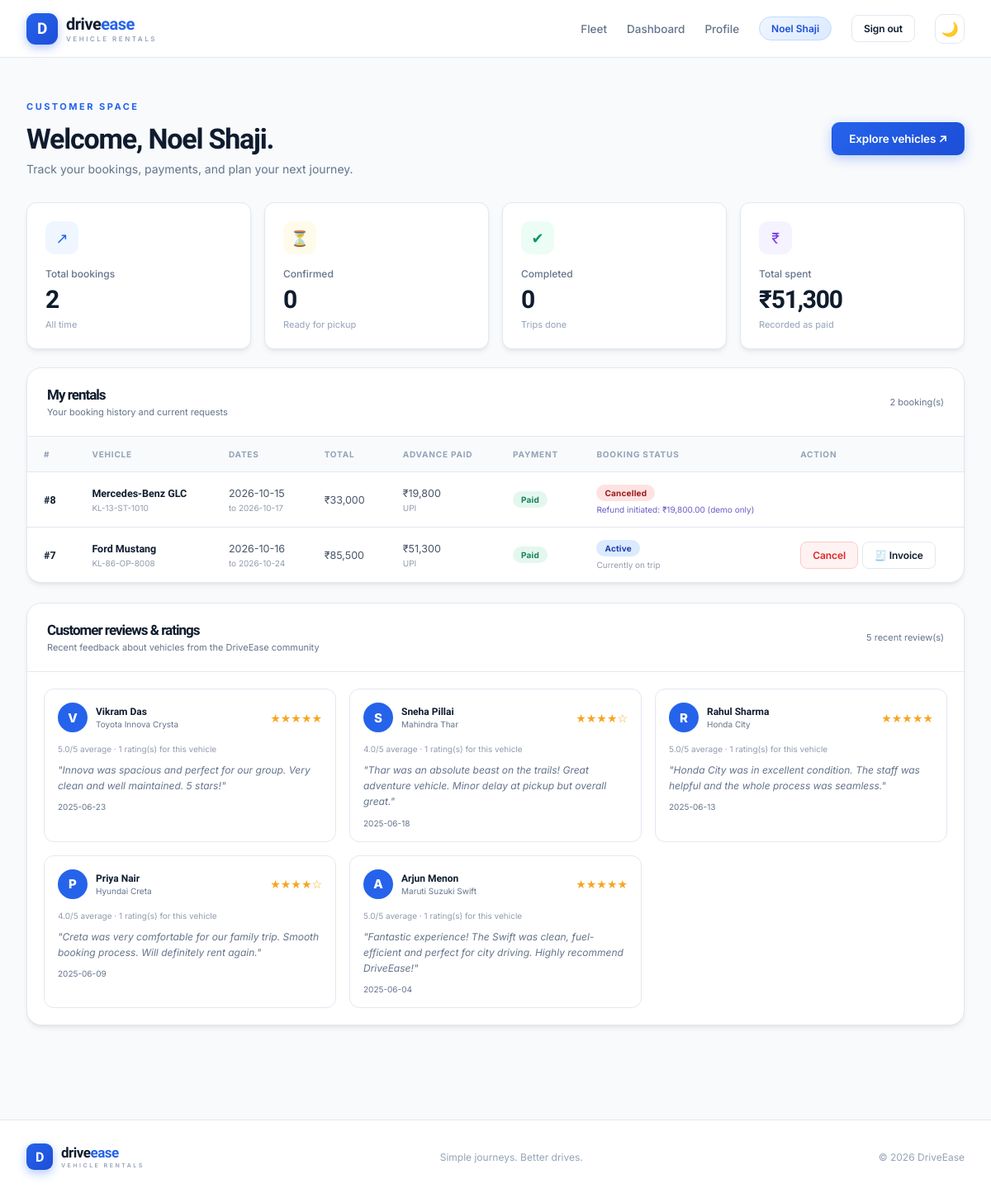
The app's page /dashboard (signed in) with its own data.
### tables this page shows
CREATE TABLE rentals (
            rental_id INTEGER PRIMARY KEY AUTOINCREMENT,
            user_id INTEGER NOT NULL,
            veh_id INTEGER NOT NULL,
            start_date TEXT NOT NULL,
            end_date TEXT NOT NULL,
            total_amount REAL NOT NULL CHECK(total_amount > 0),
            advance_paid REAL NOT NULL DEFAULT 0,
            payment_method TEXT DEFAULT '',
            payment_status TEXT NOT NULL DEFAULT 'pending' CHECK(payment_status IN ('pending','paid','refunded')),
            status TEXT NOT NULL DEFAULT 'pending' CHECK(status IN ('pending','approved','active','completed','cancelled')),
            created_at TEXT DEFAULT CURRENT_TIMESTAMP, refund_status TEXT NOT NULL DEFAULT 'none' CHECK(refund_status IN ('none','initiated')),
            FOREIGN KEY(user_id) REFERENCES users(user_id),
            FOREIGN KEY(veh_id) REFERENCES vehicles(veh_id)
        );

CREATE TABLE vehicles (
            veh_id INTEGER PRIMARY KEY AUTOINCREMENT,
            reg_number TEXT UNIQUE NOT NULL,
            brand TEXT NOT NULL,
            model TEXT NOT NULL,
            category TEXT NOT NULL,
            rental_price REAL NOT NULL CHECK(rental_price > 0),
            fuel_type TEXT DEFAULT 'Petrol',
            transmission TEXT NOT NULL DEFAULT 'Manual' CHECK(transmission IN ('Manual','Automatic')),
            seats INTEGER DEFAULT 5 CHECK(seats > 0),
            avail_status TEXT NOT NULL DEFAULT 'available' CHECK(avail_status IN ('available','rented','maintenance')),
            image_url TEXT DEFAULT '',
            description TEXT DEFAULT ''
        );

CREATE TABLE reviews (
            review_id INTEGER PRIMARY KEY AUTOINCREMENT,
            user_id INTEGER NOT NULL,
            veh_id INTEGER NOT NULL,
            rental_id INTEGER NOT NULL,
            rating INTEGER NOT NULL CHECK(rating BETWEEN 1 AND 5),
            comment TEXT DEFAULT '',
            created_at TEXT DEFAULT CURRENT_TIMESTAMP,
            FOREIGN KEY(user_id) REFERENCES users(user_id),
            FOREIGN KEY(veh_id) REFERENCES vehicles(veh_id),
            FOREIGN KEY(rental_id) REFERENCES rentals(rental_id)
        );

### app.py (the view, shortened to what this page needs)
@app.route('/dashboard')
@login_required()
def dashboard():
    with connect() as con:
        rentals = con.execute('''SELECT r.*,v.brand,v.model,v.reg_number FROM rentals r JOIN vehicles v ON r.veh_id=v.veh_id WHERE r.user_id=? ORDER BY r.rental_id DESC''', (session['user_id'],)).fetchall()
        reviews_given = con.execute('SELECT review_id, rental_id FROM reviews WHERE user_id=?', (session['user_id'],)).fetchall()
        reviewed_rental_ids = {rv['rental_id'] for rv in reviews_given}
        customer_reviews = con.execute('''
            SELECT rv.*,u.full_name,v.brand,v.model,ratings.avg_rating,ratings.review_count
            FROM reviews rv
            JOIN users u ON rv.user_id=u.user_id
            JOIN vehicles v ON rv.veh_id=v.veh_id
            JOIN (
                SELECT veh_id,AVG(rating) AS avg_rating,COUNT(*) AS review_count
                FROM reviews
                GROUP BY veh_id
            ) ratings ON ratings.veh_id=rv.veh_id
            ORDER BY rv.created_at DESC,rv.review_id DESC
            LIMIT 10
        ''').fetchall()
        total_paid = sum(r['advance_paid'] for r in rentals if r['payment_status'] == 'paid' and r['refund_status'] != 'initiated')
        return render_template('customer_dashboard.html', rentals=rentals, reviewed_rental_ids=reviewed_rental_ids, total_paid=total_paid, customer_reviews=customer_reviews)

### app.py (called while the page is built)
def connect():
    con = sqlite3.connect(DB)
    con.row_factory = sqlite3.Row
    con.execute('PRAGMA foreign_keys = ON')
    return con

def login_required(role=None):
    def decorator(fn):
        @wraps(fn)
        def wrapped(*args, **kwargs):
            if not session.get('user_id'):
                return redirect(url_for('login'))
            if role and session.get('role') != role:
                flash('You do not have permission to access that page.', 'error')
                return redirect(url_for('dashboard'))
            return fn(*args, **kwargs)
        return wrapped
    return decorator

@app.context_processor
def inject_globals():
    return {'current_year': date.today().year, 'theme': session.get('theme', 'light')}

### templates/customer_dashboard.html (shortened to what this page needs)
{% extends 'base.html' %}
{% block content %}
<section class="page-wrap">
  <div class="page-heading">
    <div>
      <div class="eyebrow">CUSTOMER SPACE</div>
      <h1>Welcome, {{ session.get('name') }}.</h1>
      <p>Track your bookings, payments, and plan your next journey.</p>
    </div>
    <a class="btn btn-primary" href="{{ url_for('vehicles') }}">Explore vehicles ↗</a>
  </div>
  <div class="stat-grid" style="margin-bottom:22px">
    <div class="stat-card">
      <span class="stat-icon blue">↗</span>
      <span class="stat-label">Total bookings</span>
      <strong>{{ rentals|length }}</strong>
      <small>All time</small>
    </div>
    <div class="stat-card">
      <span class="stat-icon amber">⏳</span>
      <span class="stat-label">Confirmed</span>
      <strong>{{ rentals|selectattr('status','equalto','approved')|list|length }}</strong>
      <small>Ready for pickup</small>
    </div>
    <div class="stat-card">
      <span class="stat-icon green">✔</span>
      <span class="stat-label">Completed</span>
      <strong>{{ rentals|selectattr('status','equalto','completed')|list|length }}</strong>
      <small>Trips done</small>
    </div>
    <div class="stat-card">
      <span class="stat-icon purple">₹</span>
      <span class="stat-label">Total spent</span>
      <strong>₹{{ '{:,.0f}'.format(total_paid) }}</strong>
      <small>Recorded as paid</small>
    </div>
  </div>
  <div class="panel" style="margin-bottom:24px">
    <div class="panel-heading">
      <div>
        <h2>My rentals</h2>
        <p>Your booking history and current requests</p>
      </div>
      <span class="subtle-count">{{ rentals|length }} booking(s)</span>
    </div>
    <div class="table-scroll">
      <table>
        <thead>
          <tr>
            <th>#</th>
            <th>Vehicle</th>
            <th>Dates</th>
            <th>Total</th>
            <th>Advance paid</th>
            <th>Payment</th>
            <th>Booking status</th>
            <th>Action</th>
          </tr>
        </thead>
        <tbody>
          {% for r in rentals %}
          <tr>
            <td><b>#{{ r.rental_id }}</b></td>
            <td>
              <b>{{ r.brand }} {{ r.model }}</b>
              <small class="table-sub">{{ r.reg_number }}</small>
            </td>
            <td>
              {{ r.start_date }}
              <small class="table-sub">to {{ r.end_date }}</small>
            </td>
            <td>₹{{ '{:,.0f}'.format(r.total_amount) }}</td>
            <td>
              ₹{{ '{:,.0f}'.format(r.advance_paid) }}
              <small class="table-sub">{{ r.payment_method or '' }}</small>
            </td>
            <td><span class="pill pay-{{ r.payment_status }}">{{ r.payment_status }}</span></td>
            <td>
              <span class="pill {{ r.status }}">{{ r.status }}</span>
              {% if r.status == 'pending' %}
                <small class="table-sub">Awaiting review</small>
              {% elif r.status == 'approved' %}
                <small class="table-sub">Ready for pickup</small>
              {% elif r.status == 'active' %}
                <small class="table-sub">Currently on trip</small>
              {% elif r.status == 'cancelled' and r.refund_status == 'initiated' %}
                <small class="table-sub refund-note">Refund initiated: ₹{{ '{:,.2f}'.format(r.advance_paid) }} (demo only)</small>
              {% endif %}
            </td>
            <td>
              <div class="action-btns">
              {% if r.status in ('pending','approved','active') %}
                <button class="btn btn-danger btn-small" onclick="openCancel({{ r.rental_id }},'{{ r.brand }} {{ r.model }}',{{ r.advance_paid }},{{ 1 if r.payment_status=='paid' else 0 }})">Cancel</button>
              {% elif r.status == 'completed' and r.rental_id not in reviewed_rental_ids %}
                <button class="btn btn-outline btn-small" onclick="openReview({{ r.rental_id }},'{{ r.brand }} {{ r.model }}')">★ Review</button>
              {% elif r.status == 'completed' and r.rental_id in reviewed_rental_ids %}
                <span class="reviewed-badge">★ Reviewed</span>
              {% endif %}
              {% if r.status != 'cancelled' %}
                <a class="btn btn-outline btn-small" href="{{ url_for('invoice', rental_id=r.rental_id) }}">🧾 Invoice</a>
              {% endif %}
              </div>
            </td>
          </tr>
          {% endfor %}
        </tbody>
      </table>
    </div>
  </div>
  <div class="panel" style="margin-bottom:24px">
    <div class="panel-heading">
      <div>
        <h2>Customer reviews &amp; ratings</h2>
        <p>Recent feedback about vehicles from the DriveEase community</p>
      </div>
      <span class="subtle-count">{{ customer_reviews|length }} recent review(s)</span>
    </div>
    {% if customer_reviews %}
    <div class="reviews-grid">
      {% for rv in customer_reviews %}
      <article class="review-card">
        <div class="review-card-header">
          <div class="reviewer-avatar">{{ rv.full_name[0] }}</div>
          <div>
            <b>{{ rv.full_name }}</b>
            <small>{{ rv.brand }} {{ rv.model }}</small>
          </div>
          <div class="review-stars" aria-label="{{ rv.rating }} out of 5 stars">
            {% for s in range(rv.rating) %}★{% endfor %}{% for s in range(5 - rv.rating) %}☆{% endfor %}
          </div>
        </div>
        <small class="table-sub">{{ '%.1f'|format(rv.avg_rating) }}/5 average · {{ rv.review_count }} rating(s) for this vehicle</small>
        {% if rv.comment %}
        <p class="review-comment">"{{ rv.comment }}"</p>
        {% else %}
        <p class="review-comment">No written comment.</p>
        {% endif %}
        <small class="review-date">{{ rv.created_at[:10] }}</small>
      </article>
      {% endfor %}
    </div>
    {% else %}
    <div class="empty" style="padding:28px">No customer reviews yet.</div>
    {% endif %}
  </div>
  {% set completed = rentals|selectattr('status','equalto','completed')|list %}
</section>
{% endblock %}

### static/style.css (style rules this page uses)
:root { --ink:#0f1c2e;--muted:#64748b;--line:#e2e8f0;--blue:#2563eb;--blue-dark:#1d4ed8;--pale:#f0f6ff;--green:#059669;--shadow:0 4px 6px -1px rgba(0,0,0,.07),0 2px 4px -2px rgba(0,0,0,.05);--shadow-lg:0 20px 40px rgba(15,28,46,.10);--bg:#f8fafc;--card-bg:#ffffff;--nav-bg:#ffffff;--input-bg:#ffffff;--table-head:#f8fafc;--footer-border:#e2e8f0;--radius:12px;--radius-lg:18px }
* { box-sizing:border-box }
body { margin:0;background:var(--bg);color:var(--ink);font-family:'Inter',sans-serif;font-size:14px;transition:background .25s,color .25s;-webkit-font-smoothing:antialiased }
h1,h2,h3,b,strong,.brand { font-family:'Sora',sans-serif }
h1,h2,h3,p { margin-top:0 }
a { color:inherit;text-decoration:none }
button,input,select,textarea { font:inherit }
.btn { display:inline-flex;align-items:center;justify-content:center;gap:8px;padding:11px 20px;border-radius:9px;font-weight:600;font-size:13.5px;border:1px solid transparent;cursor:pointer;transition:all .18s;white-space:nowrap;letter-spacing:-.1px }
.btn-primary { background:linear-gradient(135deg,var(--blue),var(--blue-dark));color:white;box-shadow:0 4px 14px rgba(37,99,235,.3) }
.btn-outline { background:var(--card-bg);border-color:var(--line);color:var(--ink) }
.btn-danger { background:#fef2f2;color:#dc2626;border-color:#fecaca }
.btn-small { padding:8px 14px;font-size:12px;border-radius:8px }
.eyebrow { font-size:11px;letter-spacing:2.5px;font-weight:700;color:var(--blue);margin-bottom:16px;font-family:'Inter' }
.section-heading,.page-heading,.panel-heading { display:flex;align-items:center;justify-content:space-between;gap:20px }
.section-heading h2,.panel-heading h2 { font-size:28px;letter-spacing:-1px;margin-bottom:8px }
.section-heading p,.panel-heading p,.page-heading p { color:var(--muted);margin:0 }
.page-wrap { max-width:1280px;margin:auto;padding:52px 32px 90px;min-height:65vh }
.page-heading { margin-bottom:32px }
.page-heading h1 { font-size:34px;letter-spacing:-1.2px;margin-bottom:8px;font-weight:800 }
.page-heading .eyebrow { margin-bottom:12px }
.stat-grid { display:grid;grid-template-columns:repeat(4,1fr);gap:16px;margin-bottom:24px }
.stat-card { border:1px solid var(--line);border-radius:var(--radius);padding:22px;background:var(--card-bg);box-shadow:var(--shadow);transition:all .2s }
.stat-icon { display:grid;place-items:center;width:40px;height:40px;border-radius:11px;font-size:18px;margin-bottom:16px }
.stat-icon.blue { background:#eff6ff;color:#2563eb }
.stat-icon.purple { background:#f5f3ff;color:#7c3aed }
.stat-icon.amber { background:#fffbeb;color:#d97706 }
.stat-icon.green { background:#ecfdf5;color:#059669 }
.stat-label,.stat-card strong,.stat-card small { display:block }
.stat-label { font-size:12px;color:var(--muted);font-weight:500 }
.stat-card strong { font-size:30px;letter-spacing:-1.2px;margin:6px 0;font-weight:800 }
.stat-card small { font-size:11px;color:#94a3b8 }
.panel { border:1px solid var(--line);border-radius:var(--radius-lg);background:var(--card-bg);overflow:hidden;box-shadow:var(--shadow) }
.panel-heading { padding:22px 24px;border-bottom:1px solid var(--line) }
.panel-heading h2 { font-size:17px;margin:0 0 4px;font-weight:700 }
.panel-heading p { font-size:11px }
.table-scroll { overflow-x:auto }
table { width:100%;border-collapse:collapse;text-align:left;white-space:nowrap }
th { font-size:10px;letter-spacing:.8px;text-transform:uppercase;color:#94a3b8;background:var(--table-head);font-weight:700 }
th,td { padding:15px 20px;border-bottom:1px solid var(--line) }
td { font-size:12.5px;color:#475569 }
td b { color:var(--ink);font-size:12.5px }
tbody tr:last-child td { border-bottom:0 }
.pill { display:inline-block;padding:4px 10px;border-radius:20px;text-transform:capitalize;font-size:10px;font-weight:700;background:#f1f5f9;color:#64748b;letter-spacing:.2px }
.pill.approved,.pill.active,.pill.in.progress { background:#dbeafe;color:#1e40af }
.pill.cancelled { background:#fee2e2;color:#991b1b }
.subtle-count { font-size:11px;color:var(--muted) }
.table-sub { display:block;font-size:10px;color:#919bad;margin-top:4px;white-space:normal;max-width:210px }

### records on screen
rentals: rental_id "8", brand "Mercedes-Benz", model "GLC", reg_number "KL-13-ST-1010", start_date "2026-10-15", end_date "2026-10-17", total_amount "33,000", advance_paid "19,800", payment_method "UPI", payment_status "Paid", status "Cancelled", advance_paid "19,800.00"
rentals: rental_id "7", brand "Ford", model "Mustang", reg_number "KL-86-OP-8008", start_date "2026-10-16", end_date "2026-10-24", total_amount "85,500", advance_paid "51,300", payment_method "UPI", payment_status "Paid", status "Active", shows "Currently on trip"
reviews: full_name "V", full_name "Vikram Das", brand "Toyota", model "Innova Crysta", avg_rating "5.0", review_count "1", comment "Innova was spacious and perfect for our group. Very clean and well maintained. 5 stars!", created_at "2025-06-23"
reviews: full_name "S", full_name "Sneha Pillai", brand "Mahindra", model "Thar", rating 4 (drawn), avg_rating "4.0", review_count "1", comment "Thar was an absolute beast on the trails! Great adventure vehicle. Minor delay at pickup but overall great.", created_at "2025-06-18"
reviews: full_name "R", full_name "Rahul Sharma", brand "Honda", model "City", avg_rating "5.0", review_count "1", comment "Honda City was in excellent condition. The staff was helpful and the whole process was seamless.", created_at "2025-06-13"
reviews: full_name "P", full_name "Priya Nair", brand "Hyundai", model "Creta", rating 4 (drawn), avg_rating "4.0", review_count "1", comment "Creta was very comfortable for our family trip. Smooth booking process. Will definitely rent again.", created_at "2025-06-09"
reviews: full_name "A", full_name "Arjun Menon", brand "Maruti Suzuki", model "Swift", avg_rating "5.0", review_count "1", comment "Fantastic experience! The Swift was clean, fuel-efficient and perfect for city driving. Highly recommend DriveEase!", created_at "2025-06-04"

### other values on screen
{{ session.get('name','User') }} "Noel Shaji"
{{ session.get('name') }} "Noel Shaji"
{{ rentals|length }} "2"
{{ rentals|selectattr('status','equalto','approved')|list|length }} "0"
{{ rentals|selectattr('status','equalto','completed')|list|length }} "0"
{{ '{:,.0f}'.format(total_paid) }} "51,300"
{{ customer_reviews|length }} "5"
